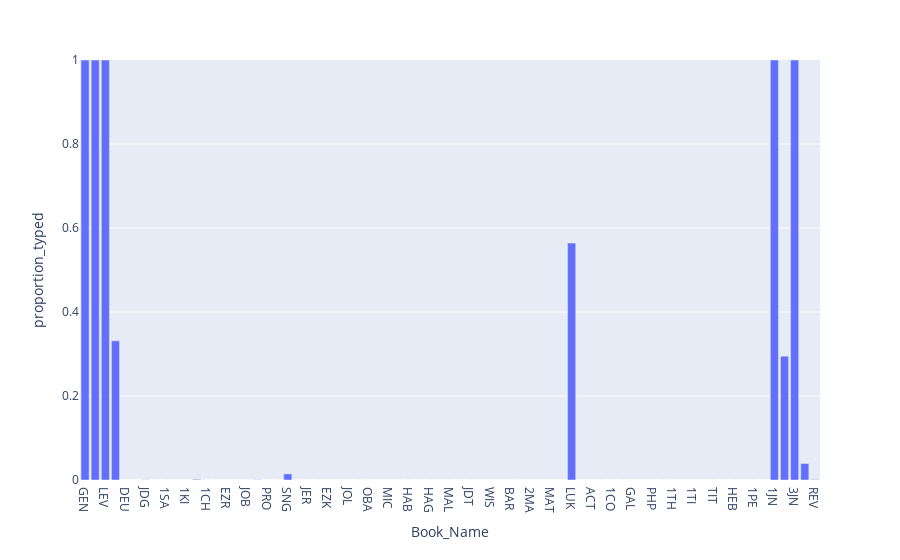

This figure's notebook cell:
### Code cell
fig_proportion_of_each_book_typed = px.bar(df_characters_typed_by_book, 
x = 'Book_Name', y = 'proportion_typed')
fig_proportion_of_each_book_typed.update_yaxes(range = [0, 1]) # Setting
# the maximum y value as 1 better demonstrates how much of the Bible
# has been typed so far
fig_proportion_of_each_book_typed.write_html(
    'Analyses/proportion_of_each_book_typed.html')
fig_proportion_of_each_book_typed.write_image(
    'Analyses/proportion_of_each_book_typed.png', 
    width = 1920, height = 1080, engine = 'kaleido', scale = 2)
fig_proportion_of_each_book_typed

### Figure 1 — Plotly figure (JSON) as saved in the notebook; plotly's stock layout.template omitted (floating-point values rounded to 4 significant figures)
{"data": [{"alignmentgroup": "True", "hovertemplate": "Book_Name=%{x}<br>proportion_typed=%{y}<extra></extra>", "legendgroup": "", "marker": {"color": "#636efa", "pattern": {"shape": ""}}, "name": "", "offsetgroup": "", "orientation": "v", "showlegend": false, "textposition": "auto", "type": "bar", "x": ["GEN", "EXO", "LEV", "NUM", "DEU", "JOS", "JDG", "RUT", "1SA", "2SA", "1KI", "2KI", "1CH", "2CH", "EZR", "NEH", "JOB", "PSA", "PRO", "ECC", "SNG", "ISA", "JER", "LAM", "EZK", "HOS", "JOL", "AMO", "OBA", "JON", "MIC", "NAM", "HAB", "ZEP", "HAG", "ZEC", "MAL", "TOB", "JDT", "ESG", "WIS", "SIR", "BAR", "1MA", "2MA", "DAG", "MAT", "MRK", "LUK", "JHN", "ACT", "ROM", "1CO", "2CO", "GAL", "EPH", "PHP", "COL", "1TH", "2TH", "1TI", "2TI", "TIT", "PHM", "HEB", "JAS", "1PE", "2PE", "1JN", "2JN", "3JN", "JUD", "REV"], "xaxis": "x", "y": [1, 1, 1, 0.3313, 0, 0, 0.000407, 0, 0, 0, 0, 0.001661, 0, 0, 0, 0, 0, 0.0006044, 0, 0, 0.01447, 0, 0, 0, 0, 0, 0, 0, 0, 0, 0, 0, 0, 0, 0, 0, 0, 0, 0, 0, 0, 0, 0, 0, 0, 0, 0, 0, 0.5643, 0, 0, 0, 0, 0, 0, 0, 0, 0, 0, 0, 0, 0, 0, 0, 0, 0, 0, 0, 1, 0.2949, 1, 0.0393, 0.00109], "yaxis": "y"}], "layout": {"barmode": "relative", "legend": {"tracegroupgap": 0}, "margin": {"t": 60}, "xaxis": {"anchor": "y", "domain": [0, 1], "title": {"text": "Book_Name"}}, "yaxis": {"anchor": "x", "domain": [0, 1], "range": [0, 1], "title": {"text": "proportion_typed"}}}}
